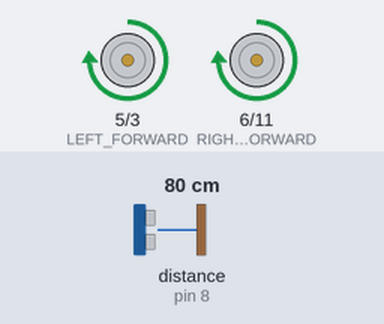
The sketch below on a simulated Arduino Uno, built with avr-gcc and run on an emulated ATmega328P. On the bench: motor-driver pin pairs drawn as motors (green arrow = first pin HIGH = forward, orange = second pin HIGH = backward, longer = more drive). Wiring (inferred from the names in the program): ultrasonic range finder: trigger pin 7; echo pin 8. Inputs (shaded band) come from the test bench; at power-on: distance to the obstacle (sensor on pin 8) 80 cm. The echo pulse lasts 58.3 µs per cm.

Above: at 1.2 s.
1.3 s: distance to the obstacle (sensor on pin 8) set to 22 cm
2.8 s: distance to the obstacle (sensor on pin 8) set to 18 cm
At 3.4 s:
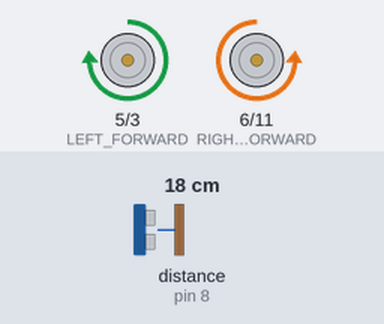
At 5.5 s:
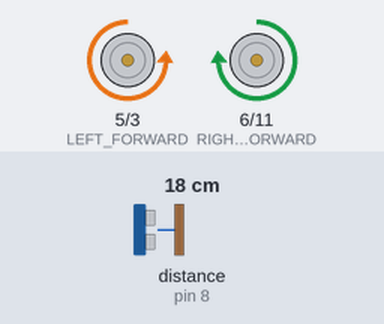
Timing chart, 0 to 11.8 s (numbered marks = the images above; inputs shaded):
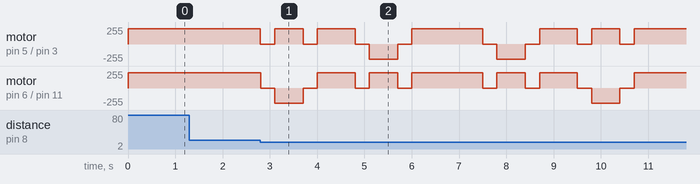

The sketch:

Week2.2_ObjectAvoidance.ino
```cpp
// Battlebot BB008
// Team IT-1D
// Michael O. Boeteng Student ID.5598168
// Jenjira Huaisai Student ID.5681502
// ======================================
// Assignment Week 3.2 Object Avoidance
// ======================================
// Drive in a straight line towards an object
// Then, avoid the object by moving around it
// The, continue on the same (imaginary) straight line
// ======================================

//  MOTOR PINS
#define LEFT_BACKWARD  3
#define LEFT_FORWARD   5
#define RIGHT_BACKWARD 11
#define RIGHT_FORWARD  6

//ULTRASONIC SENSOR PINS
#define TRIG_PIN 7
#define ECHO_PIN 8

//  SPEED SETTINGS
#define FAST 230
#define SLOW 80

//  TIMING
#define TURN90    600
#define SIDE_STEP 800
#define PASS_TIME 1500

//  SETUP
void setup() {
  // Motor pins
  pinMode(LEFT_FORWARD, OUTPUT);
  pinMode(LEFT_BACKWARD, OUTPUT);
  pinMode(RIGHT_FORWARD, OUTPUT);
  pinMode(RIGHT_BACKWARD, OUTPUT);

  digitalWrite(LEFT_FORWARD, LOW);
  digitalWrite(LEFT_BACKWARD, LOW);
  digitalWrite(RIGHT_FORWARD, LOW);
  digitalWrite(RIGHT_BACKWARD, LOW);

  // Ultrasonic pins
  pinMode(TRIG_PIN, OUTPUT);
  pinMode(ECHO_PIN, INPUT);

  stopMotors();
}

// LOOP
void loop() {
  long distance = getDistance();

  if (distance > 0 && distance < 20) {
    // Object detected → perform detour
    avoidObstacle();

    // Wait until object is cleared to prevent re-trigger
    while (getDistance() < 20) {
      forward();
    }
  } else {
    forward();
  }
}

// MOTOR FUNCTIONS
void stopMotors() {
  analogWrite(LEFT_FORWARD, 0);
  analogWrite(LEFT_BACKWARD, 0);
  analogWrite(RIGHT_FORWARD, 0);
  analogWrite(RIGHT_BACKWARD, 0);
}

void forward() {
  analogWrite(LEFT_FORWARD, FAST);
  analogWrite(LEFT_BACKWARD, 0);
  analogWrite(RIGHT_FORWARD, FAST);
  analogWrite(RIGHT_BACKWARD, 0);
}

void backward() {
  analogWrite(LEFT_FORWARD, 0);
  analogWrite(LEFT_BACKWARD, FAST);
  analogWrite(RIGHT_FORWARD, 0);
  analogWrite(RIGHT_BACKWARD, FAST);
}

// Pivot turns
void pivotRight() {
  analogWrite(LEFT_FORWARD, FAST);
  analogWrite(LEFT_BACKWARD, 0);
  analogWrite(RIGHT_FORWARD, 0);
  analogWrite(RIGHT_BACKWARD, FAST);
}

void pivotLeft() {
  analogWrite(LEFT_FORWARD, 0);
  analogWrite(LEFT_BACKWARD, FAST);
  analogWrite(RIGHT_FORWARD, FAST);
  analogWrite(RIGHT_BACKWARD, 0);
}

// ULTRASONIC FUNCTION
long getDistance() {
  digitalWrite(TRIG_PIN, LOW);
  delayMicroseconds(2);

  digitalWrite(TRIG_PIN, HIGH);
  delayMicroseconds(10);
  digitalWrite(TRIG_PIN, LOW);

  long duration = pulseIn(ECHO_PIN, HIGH, 30000);
  if (duration == 0) return 400;

  return duration * 0.034 / 2;
}

// OBSTACLE DETOUR FUNCTION
void avoidObstacle() {
  stopMotors();
  delay(300);

  // Turn right 90°
  pivotRight();
  delay(TURN90);
  stopMotors();
  delay(300);

  // Move sideways
  forward();
  delay(SIDE_STEP);
  stopMotors();
  delay(300);

  // Turn left 90°
  pivotLeft();
  delay(TURN90);
  stopMotors();
  delay(300);

  // Move forward past the object
  forward();
  delay(PASS_TIME);
  stopMotors();
  delay(300);

  //Turn left 90°
  pivotLeft();
  delay(TURN90);
  stopMotors();
  delay(300);

  // Move sideways same distance to return to original line
  forward();
  delay(SIDE_STEP);
  stopMotors();
  delay(300);

  // Turn right 90° to face original direction
  pivotRight();
  delay(TURN90);
  stopMotors();
  delay(300);
}
```

Measured:
- the behaviour switches between 21 and 20 cm on distance to the obstacle (sensor on pin 8) (found by bisection; images 0 and 1)
- after the input at 1.3 s, every drawn part: stays the same
